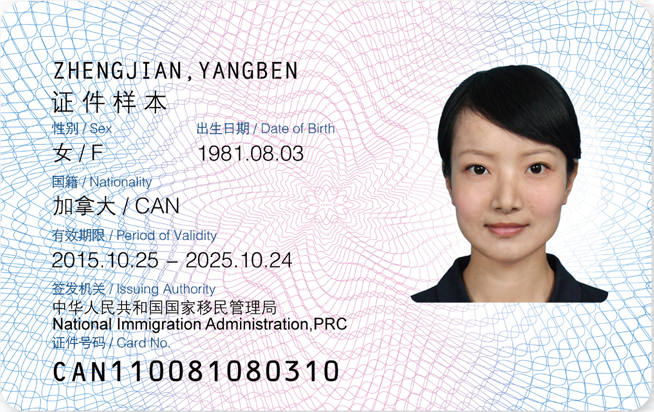
#> input picture wgsfzj.png, 654 x 412 px
$ python -i image_processor.py   (imports and definitions only)
#> lines starting #> are read from the running program, lines starting #| are printed output that depends on the picture; after the words box and inside, x2 and y2 are one past the last pixel; in counts of white or black regions, pixels touching at a corner belong together
### app/config.py
#!/usr/bin/env python
# -*- coding: utf-8 -*-
"""
身份证OCR识别服务配置文件

本配置文件包含了所有可调整的配置项，根据服务器性能和业务需求进行优化。
配置项通过环境变量覆盖默认值，便于不同环境的部署。

性能调优说明：
- 🚀 高性能服务器：增加进程数、并发数、减少内存优化
- 💾 内存受限服务器：减少进程数、启用内存优化、调整日志级别
- 🔧 生产环境：关闭DEBUG、增加超时时间、配置API密钥
"""

import os
import psutil
import platform
from pathlib import Path
from typing import Dict, Any, Optional, List, Tuple

# ============================================================================
# 🔧 环境变量加载
# ============================================================================

# 项目根目录
BASE_DIR = Path(__file__).resolve().parent.parent

# 定义安全打印函数
def safe_print(text):
    """安全打印函数，处理编码问题"""
    try:
        print(text)
    except UnicodeEncodeError:
        # 移除表情符号，使用简单字符
        emoji_replacements = {
            "🚀": "[START]",
            "📡": "[SERVICE]",
            "⚡": "[PERFORMANCE]",
            "🔍": "[OCR]",
            "📝": "[LOG]",
            "🔐": "[SECURITY]",
            "💡": "[INFO]",
            "🌐": "[API]",
            "🎯": "[READY]",
            "✅": "[OK]",
            "❌": "[ERROR]",
            "⚠️": "[WARNING]",
            "💾": "[MEMORY]",
            "🔧": "[CONFIG]",
            "🗄️": "[CACHE]"
        }

        safe_text = text
        for emoji, replacement in emoji_replacements.items():
            safe_text = safe_text.replace(emoji, replacement)

        try:
            print(safe_text)
        except UnicodeEncodeError:
            # 如果还是有问题，使用ASCII编码
            print(safe_text.encode('ascii', errors='ignore').decode('ascii'))

# 尝试加载 .env 文件
try:
    from dotenv import load_dotenv

    # 查找 .env 文件
    env_files = [
        BASE_DIR / ".env",           # 项目根目录
        BASE_DIR / "config.env",     # 配置文件
        Path.cwd() / ".env",         # 当前工作目录
    ]

    env_loaded = False
    for env_file in env_files:
        if env_file.exists():
            load_dotenv(env_file)
            safe_print(f"✅ 已加载环境配置文件: {env_file}")
            env_loaded = True
            break

    if not env_loaded:
        safe_print("💡 未找到 .env 配置文件，使用默认配置和系统环境变量")

except ImportError:
    safe_print("⚠️  python-dotenv 未安装，请运行: pip install python-dotenv")
    safe_print("   将使用系统环境变量和默认配置")
    BASE_DIR = Path(__file__).resolve().parent.parent

# ============================================================================
# 基础配置（一般不需要修改）
# ============================================================================

# API版本前缀
API_V1_PREFIX = "/api/v1"

# 项目名称和版本
PROJECT_NAME = "身份证OCR识别服务"
VERSION = "0.1.4"

# ============================================================================
# 🔧 服务器性能相关配置（重点调优）
# ============================================================================

# 是否启用调试模式
# 📌 性能影响：DEBUG模式会输出更多日志，影响性能
# 🚀 高性能：False  💾 内存受限：False  🔧 生产环境：False
DEBUG = os.getenv("DEBUG", "False").lower() in ("true", "1", "t")

# 服务监听地址
# 📌 说明：0.0.0.0 监听所有网卡，127.0.0.1 仅本地访问
HOST = os.getenv("HOST", "0.0.0.0")

# 服务监听端口
PORT = int(os.getenv("PORT", "8000"))

# Uvicorn工作进程数
# 📌 性能影响：影响并发处理能力和内存占用
# 🚀 高性能：CPU核心数 * 2（如：8）  💾 内存受限：1-2  🔧 生产环境：CPU核心数
# ⚠️  注意：每个进程都会加载OCR模型，内存占用约1-2GB
WORKERS = int(os.getenv("WORKERS", "1"))

# ============================================================================
# 🧠 OCR引擎性能配置（核心调优）
# ============================================================================

# OCR模型文件目录
# 📌 说明：模型文件路径，确保有足够的磁盘空间（约500MB-1GB）
OCR_MODEL_DIR = os.getenv("OCR_MODEL_DIR", str(BASE_DIR / "models"))

# OCR处理进程池大小
# 📌 性能影响：影响并发OCR处理能力和内存占用
# 🚀 高性能：4-8  💾 内存受限：1-2  🔧 生产环境：2-4
# ⚠️  重要：每个进程占用约1GB内存，根据可用内存调整
# 计算公式：可用内存(GB) / 1.5 = 推荐进程数
OCR_PROCESS_POOL_SIZE = int(os.getenv("OCR_PROCESS_POOL_SIZE", "2"))

# OCR任务超时时间（秒）
# 📌 性能影响：防止任务卡死，影响用户体验
# 🚀 高性能：15-30  💾 内存受限：30-60  🔧 生产环境：30
OCR_TASK_TIMEOUT = int(os.getenv("OCR_TASK_TIMEOUT", "30"))

# ============================================================================
# 💾 内存优化配置（内存受限服务器重点关注）
# ============================================================================

# 是否启用内存优化
# 📌 性能影响：启用后会定期清理内存，轻微影响性能但大幅降低内存占用
# 🚀 高性能：False  💾 内存受限：True  🔧 生产环境：True
MEMORY_OPTIMIZATION = os.getenv("MEMORY_OPTIMIZATION", "True").lower() in ("true", "1", "t")

# 最大并发请求数
# 📌 性能影响：限制同时处理的请求数量，防止内存溢出
# 🚀 高性能：10-20  💾 内存受限：2-5  🔧 生产环境：5-10
# 计算公式：OCR_PROCESS_POOL_SIZE * 2 = 推荐并发数
MAX_CONCURRENT_REQUESTS = int(os.getenv("MAX_CONCURRENT_REQUESTS", "3"))

# 请求处理完成后是否强制垃圾回收
# 📌 性能影响：会稍微增加响应时间，但能有效降低内存占用
# 🚀 高性能：False  💾 内存受限：True  🔧 生产环境：True
ENABLE_GC_AFTER_REQUEST = os.getenv("ENABLE_GC_AFTER_REQUEST", "True").lower() in ("true", "1", "t")

# ============================================================================
# 🗄️ 请求缓存配置（性能优化）
# ============================================================================

# 是否启用请求缓存
# 📌 性能影响：缓存可以显著提高重复请求的响应速度，但会占用内存
# 🚀 高性能：True  💾 内存受限：False  🔧 生产环境：True
# 说明：缓存相同图片的OCR识别结果，避免重复计算
ENABLE_REQUEST_CACHE = os.getenv("ENABLE_REQUEST_CACHE", "False").lower() in ("true", "1", "t")

# 缓存最大数量
# 📌 性能影响：每个缓存项约占用1-5KB内存（不包括图片）
# 🚀 高性能：1000-5000  💾 内存受限：100-500  🔧 生产环境：1000-2000
# 计算公式：可用内存(MB) / 2 = 推荐缓存数量
CACHE_MAX_SIZE = int(os.getenv("CACHE_MAX_SIZE", "1000"))

# 缓存过期时间（秒）
# 📌 性能影响：影响缓存的有效性和内存占用时间
# 🚀 高性能：1800-3600（30分钟-1小时）  💾 内存受限：600-1800（10-30分钟）  🔧 生产环境：3600-7200（1-2小时）
# 说明：超过此时间的缓存项将被自动清理
CACHE_EXPIRE_TIME = int(os.getenv("CACHE_EXPIRE_TIME", "3600"))

# 缓存键计算方式
# 📌 性能影响：影响缓存命中率和计算开销
# 可选值：md5（快速）, sha256（安全）, content_hash（内容相关）
# 🚀 高性能：md5  💾 内存受限：md5  🔧 生产环境：sha256
CACHE_KEY_METHOD = os.getenv("CACHE_KEY_METHOD", "md5")

# 是否缓存调试模式的结果
# 📌 说明：调试模式返回原始OCR文本，通常不需要缓存
# 🚀 高性能：False  💾 内存受限：False  🔧 生产环境：False
CACHE_DEBUG_RESULTS = os.getenv("CACHE_DEBUG_RESULTS", "False").lower() in ("true", "1", "t")

# 缓存统计信息记录
# 📌 性能影响：记录缓存命中率等统计信息，轻微影响性能
# 🚀 高性能：True  💾 内存受限：False  🔧 生产环境：True
CACHE_ENABLE_STATS = os.getenv("CACHE_ENABLE_STATS", "True").lower() in ("true", "1", "t")

# ============================================================================
# 📝 日志配置（影响磁盘I/O和内存）
# ============================================================================

# 日志级别
# 📌 性能影响：DEBUG > INFO > WARNING > ERROR，级别越低日志越多
# 🚀 高性能：INFO  💾 内存受限：WARNING  🔧 生产环境：WARNING
# 可选值：DEBUG, INFO, WARNING, ERROR, CRITICAL
LOG_LEVEL = os.getenv("LOG_LEVEL", "WARNING")

# 日志文件目录
LOG_DIR = os.getenv("LOG_DIR", str(BASE_DIR / "logs"))

# 日志文件名
LOG_FILENAME = os.getenv("LOG_FILENAME", "sfzocr.log")

# 日志文件轮转大小
# 📌 性能影响：影响磁盘空间占用和I/O性能
# 🚀 高性能：50 MB  💾 内存受限：20 MB  🔧 生产环境：50 MB
LOG_ROTATION = os.getenv("LOG_ROTATION", "20 MB")

# 日志文件保留时间
# 📌 性能影响：影响磁盘空间占用
# 🚀 高性能：2 weeks  💾 内存受限：1 week  🔧 生产环境：1 month
LOG_RETENTION = os.getenv("LOG_RETENTION", "1 week")

# ============================================================================
# 🔒 安全配置
# ============================================================================

# API密钥验证头部名称
API_KEY_HEADER = "X-API-KEY"

# API密钥列表（通过环境变量配置，多个密钥用逗号分隔）
# 📌 安全建议：生产环境必须配置强密钥
# 🔧 生产环境：必须配置（如：export API_KEYS="key1,key2,key3"）
# 🧪 测试环境：可以不配置
API_KEYS = os.getenv("API_KEYS", "").split(",") if os.getenv("API_KEYS") else []

# 允许的主机名（FastAPI ALLOWED_HOSTS）
ALLOWED_HOSTS = ["*"]  # 生产环境建议配置具体域名

# ============================================================================
# 🌐 网络配置
# ============================================================================

# CORS跨域配置
# 📌 安全建议：生产环境应配置具体的前端域名
CORS_ORIGINS = [
    "http://localhost",
    "http://localhost:8080",
    "http://localhost:3000",
    "*",  # 生产环境建议移除或替换为具体域名
]

# ============================================================================
# 🎯 OCR引擎具体配置
# ============================================================================

# 🚀 OCR性能优化配置 - v0.1.4新增
OCR_PERFORMANCE_CONFIG = {
    # 🏃‍♂️ 快速模式：牺牲少量精度换取更快的识别速度
    "enable_fast_mode": os.getenv("OCR_FAST_MODE", "false").lower() == "true",     # true false

    # 📏 图像预处理优化
    "max_image_size": int(os.getenv("OCR_MAX_IMAGE_SIZE", "1600")),  # 最大图像尺寸（像素）
    "resize_quality": int(os.getenv("OCR_RESIZE_QUALITY", "85")),   # 图像压缩质量（0-100）

    # 🔧 PaddleOCR性能参数
    "det_limit_side_len": int(os.getenv("OCR_DET_LIMIT_SIDE_LEN", "960")),  # 检测模型输入尺寸限制
    "rec_batch_num": int(os.getenv("OCR_REC_BATCH_NUM", "6")),              # 识别批次大小
    "max_text_length": int(os.getenv("OCR_MAX_TEXT_LENGTH", "25")),         # 最大文本长度
    "cpu_threads": int(os.getenv("OCR_CPU_THREADS", "4")),                  # CPU线程数

    # 🎯 检测和识别阈值优化
    "det_db_thresh": float(os.getenv("OCR_DET_DB_THRESH", "0.3")),          # 检测阈值
    "det_db_box_thresh": float(os.getenv("OCR_DET_DB_BOX_THRESH", "0.6")),  # 检测框阈值
    "drop_score": float(os.getenv("OCR_DROP_SCORE", "0.5")),                # 识别置信度阈值

    # 💾 内存优化
    "enable_memory_optimization": MEMORY_OPTIMIZATION,
    "clear_cache_after_recognition": ENABLE_GC_AFTER_REQUEST,
}

# PaddleOCR配置参数
# 📌 性能影响：这些参数直接影响OCR识别速度和准确率
ID_CARD_CONFIG = {
    # 是否使用角度分类器（影响识别速度）
    # 🚀 高性能：False（更快）  🎯 高精度：True（更准确）
    "use_angle_cls": False,

    # 是否启用文本检测
    "det": True,

    # 是否启用文本识别
    "rec": True,

    # 是否启用方向分类
    # 📌 性能影响：启用会稍微影响速度但提高准确率
    "cls": True,
}

# 身份证字段映射配置（OCR识别结果到JSON字段的映射）
ID_CARD_FIELD_MAPPING = {
    "姓名": "name",
    "性别": "sex",
    "民族": "nation",
    "出生": "birth",
    "住址": "address",
    "公民身份号码": "id_number",
    "签发机关": "issue_authority",
    "有效期限": "valid_period",
}

# ============================================================================
# 🆔 外国人永久居留身份证配置
# ============================================================================

# 外国人永久居留身份证字段映射配置
FOREIGN_ID_CARD_FIELD_MAPPING = {
    # 新版外国人永久居留身份证字段映射
    "new": {
        "中文姓名": "chinese_name",
        "英文姓名": "english_name",
        "姓名": "chinese_name",  # 备用映射
        "Name": "english_name",   # 备用映射
        "性别": "sex",
        "Sex": "sex",
        "出生日期": "birth_date",
        "出生": "birth_date",
        "Date of Birth": "birth_date",
        "国籍": "nationality",
        "Nationality": "nationality",
        "永久居留证号码": "residence_number",
        "证件号码": "residence_number",
        "签发机关": "issue_authority",
        "签发日期": "issue_date",
        "有效期限": "valid_until",
        "有效期至": "valid_until",
    },
    # 旧版外国人永久居留身份证字段映射
    "old": {
        "中文姓名": "chinese_name",
        "英文姓名": "english_name",
        "姓名": "chinese_name",
        "Name": "english_name",
        "性别": "sex",
        "Sex": "sex",
        "出生日期": "birth_date",
        "出生": "birth_date",
        "Date of Birth": "birth_date",
        "国籍": "nationality",
        "Nationality": "nationality",
        "永久居留证号码": "residence_number",
        "证件号码": "residence_number",
        "签发机关": "issue_authority",
        "签发日期": "issue_date",
        "有效期限": "valid_until",
        "有效期至": "valid_until",
    }
}

# 外国人永久居留身份证OCR配置
FOREIGN_ID_CARD_CONFIG = {
    # 新版外国人永久居留身份证配置
    "new": {
        "use_angle_cls": True,    # 新版可能需要角度分类
        "det": True,
        "rec": True,
        "cls": True,
        "lang": "ch",             # 主要语言为中文
        "enable_english": True,   # 启用英文识别
    },
    # 旧版外国人永久居留身份证配置
    "old": {
        "use_angle_cls": False,   # 旧版通常不需要角度分类
        "det": True,
        "rec": True,
        "cls": True,
        "lang": "ch",             # 主要语言为中文
        "enable_english": True,   # 启用英文识别
    }
}

# ============================================================================
# 📁 目录初始化
# ============================================================================

# 创建必要的目录
os.makedirs(LOG_DIR, exist_ok=True)
os.makedirs(OCR_MODEL_DIR, exist_ok=True)

# ============================================================================
# 🔧 服务器配置建议
# ============================================================================

# [714 lines left out: functions get_system_info, analyze_configuration, get_performance_recommendations, print_config_summary, get_deployment_guide, generate_env_file and 5 more, not called in this run]

# 如果直接运行此文件，执行命令行工具
# [2 lines that do not run on import are left out]

### app/utils/logger.py
#!/usr/bin/env python
# -*- coding: utf-8 -*-

import os
import sys
from pathlib import Path
import logging
from loguru import logger

from app.config import LOG_LEVEL, LOG_DIR, LOG_FILENAME, LOG_ROTATION, LOG_RETENTION

# 日志文件路径
log_file_path = Path(LOG_DIR) / LOG_FILENAME

# 配置loguru
logger.remove()  # 移除默认的处理器

# 添加控制台输出处理器
logger.add(
    sys.stderr,
    format="<green>{time:YYYY-MM-DD HH:mm:ss.SSS}</green> | <level>{level: <8}</level> | <cyan>{name}</cyan>:<cyan>{function}</cyan>:<cyan>{line}</cyan> - <level>{message}</level>",
    level=LOG_LEVEL,
    colorize=True
)

# 添加文件输出处理器
logger.add(
    log_file_path,
    format="{time:YYYY-MM-DD HH:mm:ss.SSS} | {level: <8} | {name}:{function}:{line} - {message}",
    level=LOG_LEVEL,
    rotation=LOG_ROTATION,
    retention=LOG_RETENTION,
    encoding="utf-8"
)

# 创建一个拦截标准库日志的处理器
class InterceptHandler(logging.Handler):
    # [15 lines left out: function emit, not called in this run]

# 配置标准库日志到loguru
logging.basicConfig(handlers=[InterceptHandler()], level=0, force=True)

# 为第三方库配置日志
for _log_name in ["uvicorn", "uvicorn.error", "fastapi"]:
    _logger = logging.getLogger(_log_name)
    _logger.handlers = [InterceptHandler()]

# 定义一个函数来获取logger
def get_logger(name: str = "sfzocr"):
    """
    获取logger实例

    Args:
        name: 日志名称

    Returns:
        loguru.logger实例
    """
#> further down, picture is the input picture: shape (412, 654, 3); mean B, G, R 222.6, 218.3, 220.5
    return logger.bind(name=name)

# 定义请求日志记录函数
async def log_request(request, response_status, response_time):
    """
    记录HTTP请求日志

    Args:
        request: FastAPI请求对象
        response_status: 响应状态码
        response_time: 响应时间(ms)
    """
    level = "INFO" if response_status < 400 else "ERROR"

    logger.log(
        level,
        f"Request: {request.method} {request.url.path} | Status: {response_status} | Time: {response_time:.2f}ms | "
        f"Client: {request.client.host if request.client else 'Unknown'}"
    )

### app/core/image_processor.py
#!/usr/bin/env python
# -*- coding: utf-8 -*-

import os
import base64
import io
import cv2
import numpy as np
from typing import Tuple, Optional, Union, Dict, Any
from PIL import Image
import time

from app.utils.logger import get_logger

# 获取logger
logger = get_logger("image_processor")

# 导入性能配置 - v0.1.4新增
try:
    from app.config import OCR_PERFORMANCE_CONFIG
except ImportError:
    # 兼容性处理
    OCR_PERFORMANCE_CONFIG = {
        "max_image_size": 1600,
        "resize_quality": 85,
        "enable_fast_mode": False,
        "enable_memory_optimization": True,
    }

class ImageProcessor:
    """图像处理类，用于身份证图像的预处理"""

    # [147 lines left out: functions decode_image, encode_image_to_base64, resize_image, enhance_image, enhance_image_fast, not called in this run]

    @staticmethod
    def detect_id_card(image: np.ndarray) -> Tuple[np.ndarray, bool]:
        """
        检测并裁剪身份证区域

        Args:
            image: 原始图像

        Returns:
            裁剪后的身份证图像和是否成功检测到身份证的标志
        """
        try:
            # 保存原始图像尺寸，用于日志记录
            original_height, original_width = image.shape[:2]
            logger.info(f"开始检测身份证轮廓，原始图像尺寸: {original_width}x{original_height}")

            # 转换为灰度图
            gray = cv2.cvtColor(image, cv2.COLOR_BGR2GRAY)
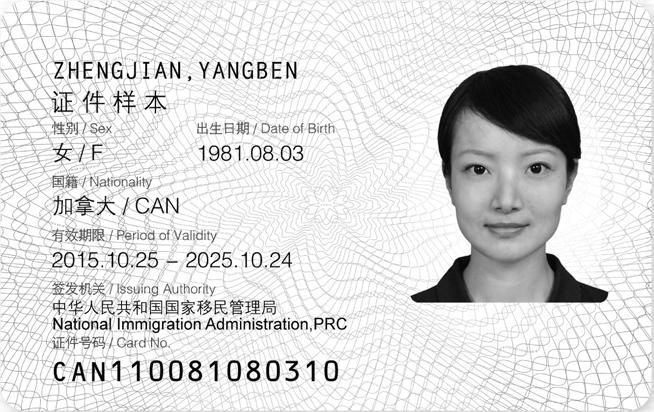
#> gray: shape (412, 654); min 0, max 255, mean 219.5

            # 高斯模糊 - 调整核大小和标准差
            blurred = cv2.GaussianBlur(gray, (7, 7), 0)
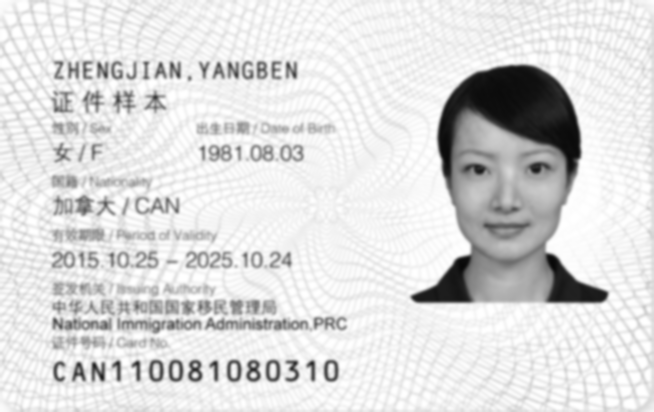
#> blurred: shape (412, 654); min 8, max 255, mean 219.5

            # 自适应二值化 - 添加这一步以提高轮廓检测效果
            binary = cv2.adaptiveThreshold(
                blurred, 255, cv2.ADAPTIVE_THRESH_GAUSSIAN_C,
                cv2.THRESH_BINARY_INV, 11, 2
            )
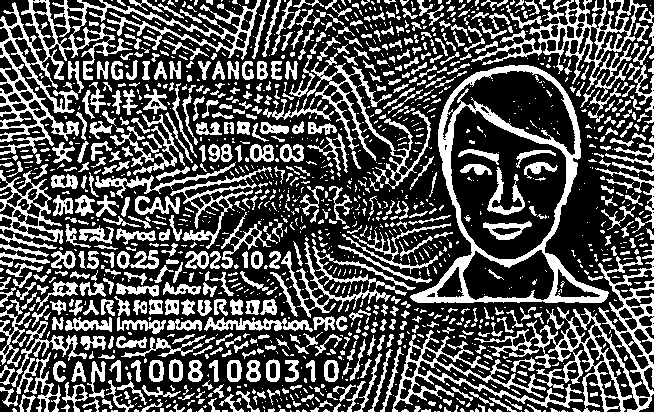
#> binary: shape (412, 654); 32.8% white; 1448 white regions (869 under 20 px), largest, box (x1, y1, x2, y2) and area: (0, 0, 261, 155) 6898, (410, 65, 609, 303) 6725, (474, 256, 654, 412) 5361

            # 形态学操作 - 闭操作，填充小孔
            kernel = cv2.getStructuringElement(cv2.MORPH_RECT, (5, 5))
            binary = cv2.morphologyEx(binary, cv2.MORPH_CLOSE, kernel)
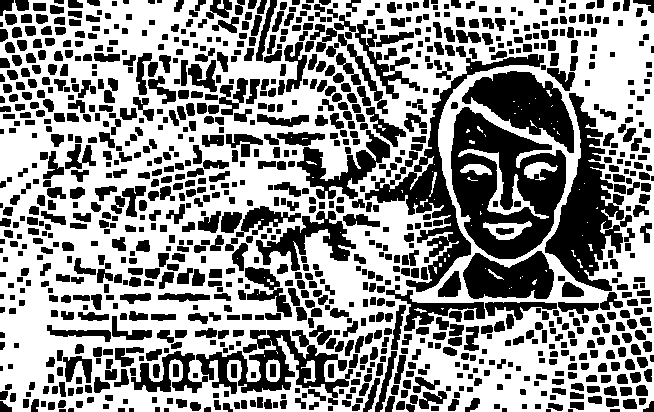
#> binary: shape (412, 654); 56.7% white; 1039 black regions (10 under 20 px), largest, box (x1, y1, x2, y2) and area: (451, 107, 566, 259) 9879, (545, 93, 632, 291) 6541, (365, 54, 544, 292) 5836

            # 边缘检测 - 调整阈值
            edges = cv2.Canny(binary, 50, 150)
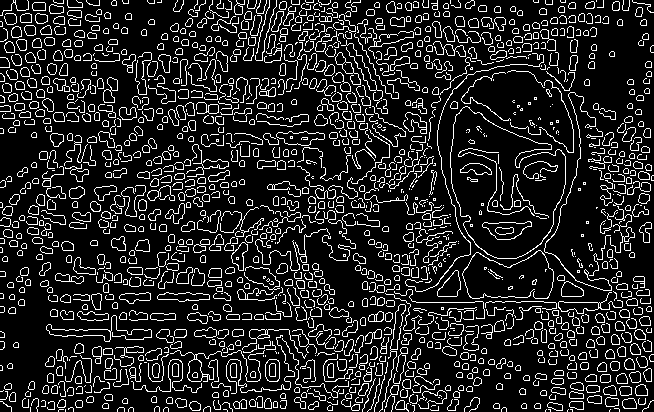
#> edges: shape (412, 654); 14.4% white in thin lines or dots

            # 再次进行形态学操作，连接断开的边缘
            edges = cv2.dilate(edges, kernel, iterations=1)
#> edges: shape (412, 654); 71.5% white; 1229 black regions (963 under 20 px)

            # 查找轮廓 - 使用RETR_LIST以获取所有轮廓
            contours, _ = cv2.findContours(edges, cv2.RETR_LIST, cv2.CHAIN_APPROX_SIMPLE)
#> contours = 1322 contours, 934 with area under 20; largest, box (x1, y1, x2, y2) and area: (0, 0, 654, 412) 240374, (452, 109, 552, 257) 6070, (547, 113, 606, 274) 3488, (469, 72, 572, 150) 3192, (465, 253, 552, 297) 2443
#> (the rest of the program and of its run is left out)
